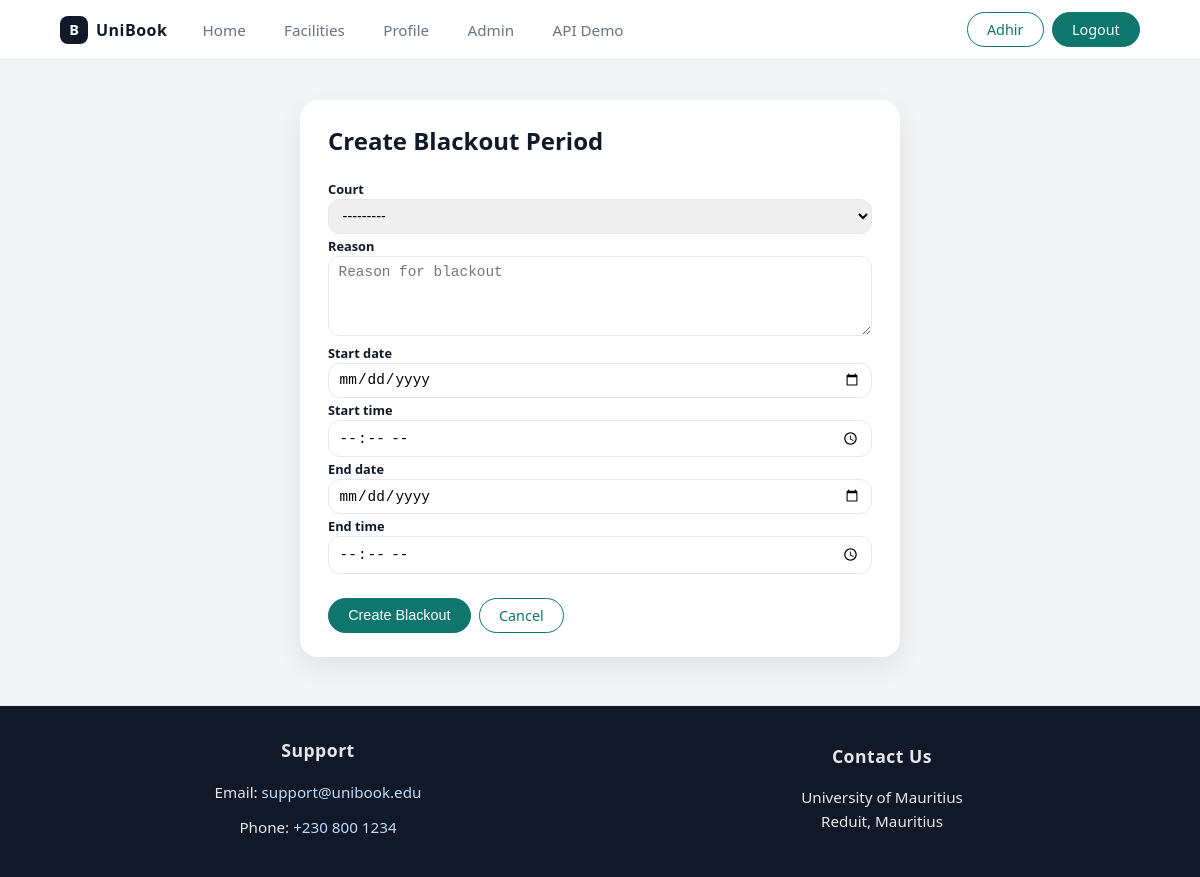
The app's page /manage/blackout/create/ (signed in) with its own data.
### booking_sys/models.py (models this page shows, shortened)
class User(AbstractUser):
    MEMBER_TYPES = [
        ('student', 'Student'),
        ('staff', 'Staff'),
        ('admin', 'Administrator'),
    ]
    user_id = models.UUIDField(primary_key=True, default=uuid.uuid4, editable=False)
    email = models.EmailField(unique=True, verbose_name="User Email")
    first_name = models.CharField(max_length=100)
    last_name = models.CharField(max_length=100)
    member_type = models.CharField(max_length=10, choices=MEMBER_TYPES)
    user_phone = models.CharField(max_length=15, blank=True, null=True)
    date_joined = models.DateTimeField(auto_now_add=True)
    is_active = models.BooleanField(default=True)
    USERNAME_FIELD = 'email'
    REQUIRED_FIELDS = ['username','first_name', 'last_name', 'member_type']

class Court(models.Model):
    COURT_STATUS = [
        ('available', 'Available'),
        ('maintenance', 'Under Maintenance'),
        ('closed', 'Closed'),
    ]
    court_id = models.UUIDField(primary_key=True, default=uuid.uuid4, editable=False)
    facility = models.ForeignKey(Facility, on_delete=models.CASCADE, related_name='courts')
    court_name = models.CharField(max_length=200)
    sport_type = models.CharField(max_length=100)
    capacity = models.PositiveIntegerField(validators=[MinValueValidator(1), MaxValueValidator(1000)])
    notes = models.TextField(blank=True, default="None")
    image_url = models.URLField(blank=True, null=True)
    court_status = models.CharField(max_length=20, choices=COURT_STATUS, default='available')
    def __str__(self):
        return f"{self.court_name} ({self.facility.facility_name})"

class Blackout(models.Model):
    blackout_id = models.UUIDField(primary_key=True, default=uuid.uuid4, editable=False)
    court = models.ForeignKey(Court, on_delete=models.CASCADE, related_name='blackouts')
    start_date_time = models.DateTimeField()
    end_date_time = models.DateTimeField()
    reason = models.TextField()

class SiteSettings(models.Model):
    hero_image_url = models.URLField(
        blank=True,
        null=True,
        help_text="Enter the URL of the hero banner image. Leave blank for default gradient."
    )
    hero_title = models.CharField(
        max_length=200,
        default="Reserve football, volleyball and badminton courts instantly.",
        help_text="Main heading text for hero banner"
    )
    hero_subtitle = models.TextField(
        default="No more waiting in line or dealing with paper schedules. Book, manage and track your facility usage online.",
        help_text="Subtitle text for hero banner"
    )
    support_email = models.EmailField(
        default="support@unibook.edu",
        help_text="Email address for support inquiries"
    )
    support_phone = models.CharField(
        max_length=20,
        default="+230 800 1234",
        help_text="Phone number for support (format: +country code XXX XXXX)"
    )
    class Meta:
        verbose_name = "Site Settings"
        verbose_name_plural = "Site Settings"
    @classmethod
    def get_settings(cls):
        obj, created = cls.objects.get_or_create(pk=1)
        return obj

### booking_sys/views.py (the view, shortened to what this page needs)
# urls.py: path('manage/blackout/create/', views.create_blackout, name='create_blackout'),
@login_required
@require_http_methods(["GET", "POST"])
def create_blackout(request):
    if not (request.user.is_staff or request.user.member_type == 'admin'):
        messages.error(request, 'You do not have permission to access this page.')
        return redirect('booking_sys:home')
    if request.method == 'GET':
        form = BlackoutForm()
        return render(request, 'admin/create_blackout.html', {'form': form})

### booking_sys/forms.py (shortened to what this page needs)
class BlackoutForm(forms.ModelForm):
    start_date = forms.DateField(
        widget=forms.DateInput(attrs={'class': 'form-control', 'type': 'date'})
    )
    start_time = forms.TimeField(
        widget=forms.TimeInput(attrs={'class': 'form-control', 'type': 'time'})
    )
    end_date = forms.DateField(
        widget=forms.DateInput(attrs={'class': 'form-control', 'type': 'date'})
    )
    end_time = forms.TimeField(
        widget=forms.TimeInput(attrs={'class': 'form-control', 'type': 'time'})
    )
    class Meta:
        model = Blackout
        fields = ('court', 'reason')
        widgets = {
            'court': forms.Select(attrs={'class': 'form-control'}),
            'reason': forms.Textarea(attrs={'class': 'form-control', 'rows': 4, 'placeholder': 'Reason for blackout'}),
        }

### booking_sys/context_processors.py (called while the page is built)
def site_settings(request):
    return {
        'site_settings': SiteSettings.get_settings()
    }

### booking_sys/templates/admin/create_blackout.html (shortened to what this page needs)
{% extends 'base.html' %}
{% block content %}
<section class="section">
  <div style="max-width: 600px; margin: 0 auto;">
    <div class="card-section">
      <h1 style="margin-top: 0;">Create Blackout Period</h1>
      <form method="post">
        {% for field in form %}
          <label class="form-label">{{ field.label }}</label>
          {{ field }}
        {% endfor %}
        <div style="margin-top: 1.5rem; display: flex; gap: 0.5rem;">
          <button type="submit" class="btn btn-primary">Create Blackout</button>
          <a href="{% url 'booking_sys:admin_dashboard' %}" class="btn btn-outline">Cancel</a>
        </div>
      </form>
    </div>
  </div>
</section>
{% endblock %}

### booking_sys/templates/base.html (shortened to what this page needs)
{% load static %}
<!DOCTYPE html>
<html lang="en">
<head>
  <link rel="stylesheet" href="{% static 'css/mystyle.css' %}" />
</head>
<body>
  <header class="navbar">
    <div class="nav-left">
      <div class="brand">
        <span class="brand-logo">B</span>
        <span class="brand-name">UniBook</span>
      </div>
      <nav class="nav-links">
        <a href="{% url 'booking_sys:home' %}" class="nav-link">Home</a>
        <a href="{% url 'booking_sys:facilities' %}" class="nav-link">Facilities</a>
        {% if user.is_authenticated %}
          <a href="{% url 'booking_sys:profile' %}" class="nav-link">Profile</a>
        {% endif %}
        {% if user.is_staff or user.member_type == 'admin' %}
          <a href="{% url 'booking_sys:admin_dashboard' %}" class="nav-link">Admin</a>
          <a href="{% url 'booking_sys:ajax_facilities' %}" class="nav-link">API Demo</a>
        {% endif %}
      </nav>
    </div>
    <div class="nav-right">
        {% if user.is_authenticated %}
          <a href="{% url 'booking_sys:profile' %}" class="btn btn-outline">{{ user.first_name }}</a>
          <a href="{% url 'booking_sys:logout' %}" class="btn btn-primary">Logout</a>
        {% else %}
          <a href="{% url 'booking_sys:login' %}" class="btn btn-outline">Sign In</a>
          <a href="{% url 'booking_sys:register' %}" class="btn btn-primary">Sign Up</a>
        {% endif %}
    </div>
  </header>
  <main class="page-container">
    {% block content %}{% endblock %}
  </main>
  <footer class="site-footer">
    <div class="footer-inner">
      <div style="text-align: center;">
        <h5>Support</h5>
        {% if site_settings %}
          <p>Email: <a href="mailto:{{ site_settings.support_email }}">{{ site_settings.support_email }}</a></p>
          <p>Phone: <a href="tel:{{ site_settings.support_phone }}">{{ site_settings.support_phone }}</a></p>
        {% else %}
          <p>Email: <a href="mailto:support@unibook.edu">support@unibook.edu</a></p>
          <p>Phone: <a href="tel:+230 800 1234">+230 800 1234</a></p>
        {% endif %}
      </div>
      <div style="text-align: center;">
        <h5>Contact Us</h5>
        <p>University of Mauritius<br />Reduit, Mauritius</p>
      </div>
    </div>
  </footer>
</body>
</html>

### booking_sys/static/css/mystyle.css (style rules this page uses)
:root { --bg: #f3f4f6; --surface: #ffffff; --border-subtle: #e5e7eb; --text-main: #111827; --text-muted: #6b7280; --primary: #0f766e; --primary-soft: #e0f2f1; --primary-dark: #064e3b; --accent: #2563eb; --danger: #dc2626; --warning: #f59e0b; --radius-card: 16px; --shadow-soft: 0 10px 25px rgba(15,23,42,0.08); --font-sans: system-ui, -apple-system, BlinkMacSystemFont, "Segoe UI", sans-serif; }
*, *::before, *::after { box-sizing: border-box; }
body { margin: 0; font-family: var(--font-sans); color: var(--text-main); background: var(--bg); }
.navbar { position: sticky; top: 0; z-index: 100; background: #ffffff; border-bottom: 1px solid var(--border-subtle); display: flex; align-items: center; justify-content: space-between; padding: 0.75rem 5vw; }
.nav-left { display: flex; align-items: center; gap: 1.5rem; }
.brand { display: flex; align-items: center; gap: 0.5rem; }
.brand-logo { width: 28px; height: 28px; border-radius: 8px; background: #111827; color: #ffffff; display: inline-flex; align-items: center; justify-content: center; font-weight: 700; font-size: 0.9rem; }
.brand-name { font-weight: 600; letter-spacing: 0.03em; }
.nav-links { display: flex; gap: 1rem; }
.nav-link { font-size: 0.95rem; color: var(--text-muted); text-decoration: none; padding: 0.35rem 0.7rem; border-radius: 999px; }
.nav-right { display: flex; gap: 0.5rem; }
.btn { display: inline-flex; align-items: center; justify-content: center; padding: 0.45rem 1.2rem; border-radius: 999px; font-size: 0.9rem; font-weight: 500; border: 1px solid transparent; cursor: pointer; text-decoration: none; white-space: nowrap; }
.btn-primary { background: var(--primary); color: #ffffff; border-color: var(--primary); }
.btn-outline { background: #ffffff; color: var(--primary); border-color: var(--primary); }
.page-container { max-width: 1200px; margin: 1.5rem auto 3rem; padding: 0 5vw; }
.section { margin-bottom: 3rem; padding-top: 1rem; }
.form-label { font-size: 0.8rem; font-weight: 600; margin-top: 0.7rem; margin-bottom: 0.2rem; }
.form-control { width: 100%; padding: 0.45rem 0.6rem; border-radius: 12px; border: 1px solid var(--border-subtle); font-size: 0.9rem; }
textarea.form-control { resize: vertical; }
.card-section { background: var(--surface); border-radius: 18px; padding: 1.5rem 1.75rem; box-shadow: var(--shadow-soft); margin-bottom: 1.5rem; }
.site-footer { border-top: 1px solid var(--border-subtle); background: #111827; color: #e5e7eb; padding: 2rem 5vw; }
.footer-inner { max-width: 1200px; margin: 0 auto; display: grid; grid-template-columns: repeat(2, 1fr); gap: 3rem; }
.site-footer > div > div { display: flex; flex-direction: column; align-items: center; justify-content: center; }
.site-footer h5 { margin: 0 0 0.75rem 0; font-size: 1.1rem; font-weight: 600; letter-spacing: 0.5px; }
.site-footer p { margin: 0.35rem 0; font-size: 0.95rem; line-height: 1.6; }
.site-footer a { color: #bfdbfe; text-decoration: none; transition: color 0.2s; }

### records on screen
User: first_name "Adhir"
Court: form "---------"
SiteSettings: support_email "support@unibook.edu", support_phone "+230 800 1234"

### other values on screen
{{ field.label }} "Court" "Reason" "Start date" "Start time" "End date" "End time"
